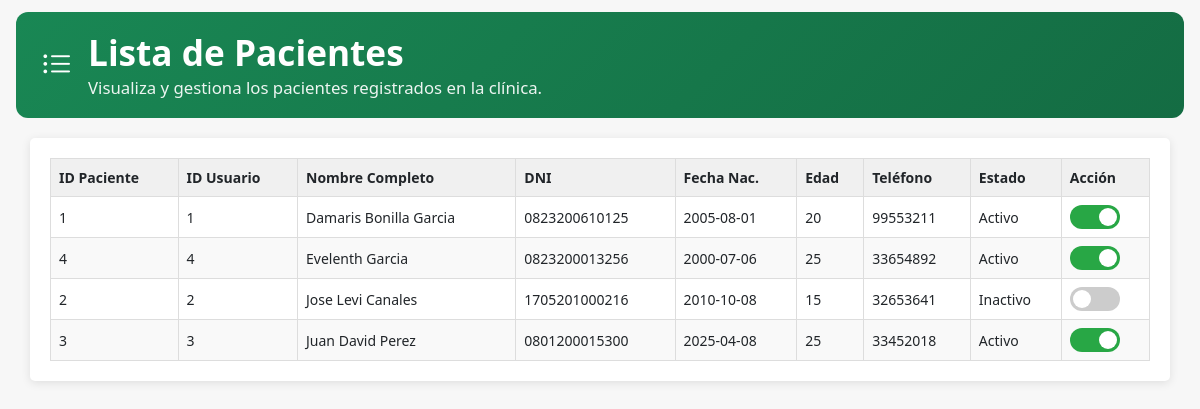
The page /Listar_pacientes.php on the database as committed earlier.
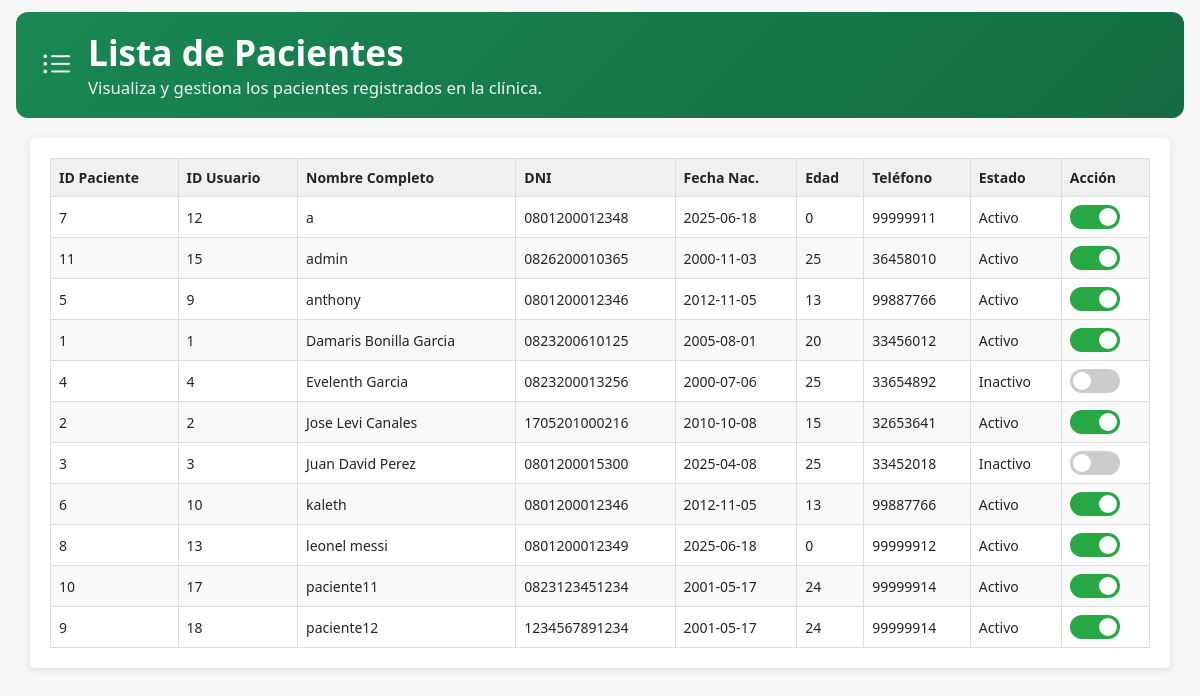
The same page on the database as committed later.
### tables this page shows
CREATE TABLE `pacientes` (
  `id_pacientes` int(11) NOT NULL,
  `id_usuarios` int(11) NOT NULL,
  `nombre_completo` varchar(100) DEFAULT NULL,
  `DNI` varchar(20) DEFAULT NULL,
  `fecha_nacimiento` date DEFAULT NULL,
  `edad` int(11) DEFAULT NULL,
  `telefono` varchar(20) DEFAULT NULL,
  `estado` enum('Activo','Inactivo') NOT NULL DEFAULT 'Activo'
);

### Listar_pacientes.php (the view, shortened to what this page needs)
<?php
require_once 'db_connection.php';
$sql = "SELECT id_pacientes, id_usuarios, nombre_completo, DNI, fecha_nacimiento, edad, telefono, estado
        FROM pacientes ORDER BY nombre_completo ASC";
$resultado = $conexion->query($sql);
$total_entradas = $resultado->num_rows;
?>
<!DOCTYPE html>
<html lang="es">
<head>
    <link rel="stylesheet" href="https://cdnjs.cloudflare.com/ajax/libs/font-awesome/6.0.0-beta3/css/all.min.css">
    <link href="https://cdn.jsdelivr.net/npm/bootstrap@5.3.0/dist/css/bootstrap.min.css" rel="stylesheet">
    <link rel="stylesheet" href="https://cdn.jsdelivr.net/npm/bootstrap-icons@1.10.0/font/bootstrap-icons.css">
</head>
<body>
    <div class="header-section d-flex align-items-center gap-3">
        <div class="medical-icon"><i class="bi bi-list-ul"></i></div>
        <div>
            <h1>Lista de Pacientes</h1>
            <p>Visualiza y gestiona los pacientes registrados en la clínica.</p>
        </div>
    </div>
    <div class="main-content">
        <table>
            <thead>
                <tr>
                    <th>ID Paciente</th>
                    <th>ID Usuario</th>
                    <th>Nombre Completo</th>
                    <th>DNI</th>
                    <th>Fecha Nac.</th>
                    <th>Edad</th>
                    <th>Teléfono</th>
                    <th>Estado</th>
                    <th>Acción</th>
                </tr>
            </thead>
            <tbody>
            <?php
            if ($total_entradas > 0) {
                while($fila = $resultado->fetch_assoc()) {
                    echo "<tr>";
                    echo "<td>".htmlspecialchars($fila['id_pacientes'])."</td>";
                    echo "<td>".htmlspecialchars($fila['id_usuarios'])."</td>";
                    echo "<td>".htmlspecialchars($fila['nombre_completo'])."</td>";
                    echo "<td>".htmlspecialchars($fila['DNI'])."</td>";
                    echo "<td>".htmlspecialchars($fila['fecha_nacimiento'])."</td>";
                    echo "<td>".htmlspecialchars($fila['edad'])."</td>";
                    echo "<td>".htmlspecialchars($fila['telefono'])."</td>";
                    echo "<td class='estado-text'>".htmlspecialchars($fila['estado'])."</td>";
                    echo "<td>
                        <label class='switch'>
                            <input type='checkbox' class='estado-switch'
                                   data-id='".$fila['id_pacientes']."'
                                   ".(($fila['estado']=='Activo')?'checked':'').">
                            <span class='slider round'></span>
                        </label>
                    </td>";
                    echo "</tr>";
                }
            } else {
                echo "<tr><td colspan='9' style='text-align:center;'>No se encontraron pacientes.</td></tr>";
            }
            ?>
            </tbody>
        </table>
    </div>
</body>
</html>

Rows that differ between the two databases and show on the page:
added pacientes: id_pacientes "7", id_usuarios "12", nombre_completo "a", DNI "0801200012348", fecha_nacimiento "2025-06-18", edad "0", telefono "99999911", estado "Activo"
added pacientes: id_pacientes "11", id_usuarios "15", nombre_completo "admin", DNI "0826200010365", fecha_nacimiento "2000-11-03", edad "25", telefono "36458010", estado "Activo"
added pacientes: id_pacientes "5", id_usuarios "9", nombre_completo "anthony", DNI "0801200012346", fecha_nacimiento "2012-11-05", edad "13", telefono "99887766", estado "Activo"
changed pacientes "Damaris Bonilla Garcia": telefono "99553211" → "33456012"
changed pacientes "Evelenth Garcia": estado "Activo" → "Inactivo"
changed pacientes "Jose Levi Canales": estado "Inactivo" → "Activo"
changed pacientes "Juan David Perez": estado "Activo" → "Inactivo"
added pacientes: id_pacientes "6", id_usuarios "10", nombre_completo "kaleth", DNI "0801200012346", fecha_nacimiento "2012-11-05", edad "13", telefono "99887766", estado "Activo"
added pacientes: id_pacientes "8", id_usuarios "13", nombre_completo "leonel messi", DNI "0801200012349", fecha_nacimiento "2025-06-18", edad "0", telefono "99999912", estado "Activo"
added pacientes: id_pacientes "10", id_usuarios "17", nombre_completo "paciente11", DNI "0823123451234", fecha_nacimiento "2001-05-17", edad "24", telefono "99999914", estado "Activo"
added pacientes: id_pacientes "9", id_usuarios "18", nombre_completo "paciente12", DNI "1234567891234", fecha_nacimiento "2001-05-17", edad "24", telefono "99999914", estado "Activo"
